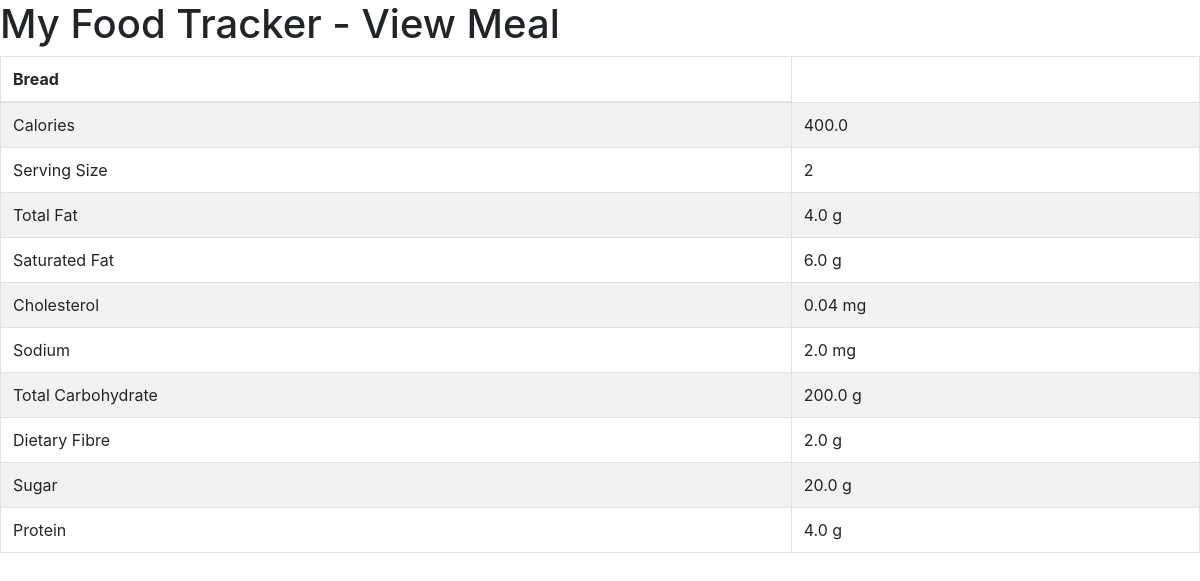
Page /view_meal/2 (signed in) on the committed database.
### food/models.py (models this page shows, shortened)
class Meal(models.Model):
    BREAKFAST = 1
    MORNING_SNACK = 2
    LUNCH = 3
    AFTERNOON_SNACK = 4
    DINNER = 5
    EVENING_SNACK = 6
    MEAL_TIME_TYPES = (
        (BREAKFAST, "Breakfast"),
        (MORNING_SNACK, "Morning Snack"),
        (LUNCH, "Lunch"),
        (AFTERNOON_SNACK, "Afternoon Snack"),
        (DINNER, "Dinner"),
        (EVENING_SNACK, "Evening Snack")
    )
    food = models.ForeignKey(Food, verbose_name="Food",on_delete = models.CASCADE)
    serving_size = models.IntegerField(verbose_name="Serving Size")
    meal_time = models.IntegerField(verbose_name="Meal Time", choices=MEAL_TIME_TYPES)
    def get_total_calories(self):
        return self.serving_size * self.food.calories
    def get_total_totalfat(self):
        return self.serving_size * self.food.total_fat
    def get_total_saturatedfat(self):
        return self.serving_size * self.food.saturated_fat
    def get_total_cholesterol(self):
        return self.serving_size * self.food.cholesterol
    def get_total_sodium(self):
        return self.serving_size * self.food.sodium
    def get_total_totalcarbohydrate(self):
        return self.serving_size * self.food.total_carbohydrate
    def get_total_dietaryfibre(self):
        return self.serving_size * self.food.dietary_fibre
    def get_total_sugar(self):
        return self.serving_size * self.food.sugar
    def get_total_protein(self):
        return self.serving_size * self.food.protein

class Food(models.Model):
    name = models.CharField(verbose_name="Food Name", max_length=200)
    calories = models.FloatField(verbose_name="Calories (kcal)")
    total_fat = models.FloatField(verbose_name="Total Fat (g)")
    saturated_fat = models.FloatField(verbose_name="Saturated Fat (g)")
    cholesterol = models.FloatField(verbose_name="Cholesterol (mg)")
    sodium = models.FloatField(verbose_name="Sodium (mg)")
    total_carbohydrate = models.FloatField(verbose_name="Total Carbohydrate (g)")
    dietary_fibre = models.FloatField(verbose_name="Dietary Fibre (g)")
    sugar = models.FloatField(verbose_name="Sugar (g)")
    protein = models.FloatField(verbose_name="Protein (g)")
    def __str__(self):
        return "%s" % self.name

### food/views.py (the view)
# urls.py: url(r'^view_meal/(?P<meal_id>\d+)$', view_meal, name='view-meal'),
def view_meal(request, meal_id):
    if request.user.is_authenticated:
        template = "view_meal.html"
        meals = Meal.objects.get(id=int(meal_id))
        context = {
            'meals': meals,
        }
        return render(request, template, context)
    else:
        return HttpResponseRedirect(reverse_lazy('auth_login'))

### templates/view_meal.html (shortened to what this page needs)
<html>
	<head>
		<link rel="stylesheet" href="https://stackpath.bootstrapcdn.com/bootstrap/4.1.0/css/bootstrap.min.css">
	</head>
	<body>
		<h1>My Food Tracker - View Meal</h1>
		<table class="table table-bordered table-striped">
			<thead>
				<tr>
					<th style="text-align:left;">{{ meals.food }}</th>
				</tr>
			</thead>
			<tbody>
				<tr>
					<td>Calories</td>
					<td>{{ meals.get_total_calories }}</td>
				</tr>
				<tr>
					<td>Serving Size</td>
					<td>{{ meals.serving_size }} </td>
				</tr>
				<tr>
					<td>Total Fat</td>
					<td>{{ meals.get_total_totalfat}} g</td>
				</tr>
				<tr>
					<td>Saturated Fat</td>
					<td>{{ meals.get_total_saturatedfat}} g</td>
				</tr>
				<tr>
					<td>Cholesterol</td>
					<td>{{ meals.get_total_cholesterol}} mg</td>
				</tr>
				<tr>
					<td>Sodium</td>
					<td>{{ meals.get_total_sodium}} mg</td>
				</tr>
				<tr>
					<td>Total Carbohydrate</td>
					<td>{{ meals.get_total_totalcarbohydrate}} g</td>
				</tr>
				<tr>
					<td>Dietary Fibre</td>
					<td>{{ meals.get_total_dietaryfibre}} g</td>
				</tr>
				<tr>
					<td>Sugar</td>
					<td>{{ meals.get_total_sugar}} g</td>
				</tr>
				<tr>
					<td>Protein</td>
					<td>{{ meals.get_total_protein}} g</td>
				</tr>
			</tbody>
		</table>
	</body>
</html>

### rows in the picture
Meal: food "Bread", get_total_calories "400.0", serving_size "2", get_total_totalfat "4.0", get_total_saturatedfat "6.0", get_total_cholesterol "0.04", get_total_sodium "2.0", get_total_totalcarbohydrate "200.0", get_total_dietaryfibre "2.0", get_total_sugar "20.0", get_total_protein "4.0"
